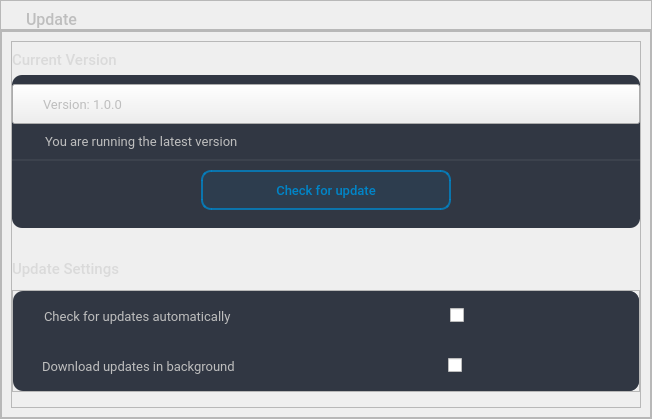
                         <widget class="QWidget" name="update_page">
                          <layout class="QVBoxLayout" name="verticalLayout_41">
                           <property name="spacing">
                            <number>0</number>
                           </property>
                           <property name="leftMargin">
                            <number>0</number>
                           </property>
                           <property name="topMargin">
                            <number>0</number>
                           </property>
                           <property name="rightMargin">
                            <number>0</number>
                           </property>
                           <property name="bottomMargin">
                            <number>0</number>
                           </property>
                           <item>
                            <widget class="QFrame" name="frame_126">
                             <property name="maximumSize">
                              <size>
                               <width>16777215</width>
                               <height>50</height>
                              </size>
                             </property>
                             <property name="font">
                              <font>
                               <pointsize>10</pointsize>
                              </font>
                             </property>
                             <property name="frameShape">
                              <enum>QFrame::StyledPanel</enum>
                             </property>
                             <property name="frameShadow">
                              <enum>QFrame::Raised</enum>
                             </property>
                             <layout class="QHBoxLayout" name="horizontalLayout_66">
                              <property name="leftMargin">
                               <number>25</number>
                              </property>
                              <property name="bottomMargin">
                               <number>0</number>
                              </property>
                              <item>
                               <widget class="QLabel" name="label_34">
                                <property name="font">
                                 <font>
                                  <family>Roboto Medium</family>
                                  <pointsize>12</pointsize>
                                 </font>
                                </property>
                                <property name="styleSheet">
                                 <string notr="true">color: rgb(190, 190, 190);</string>
                                </property>
                                <property name="text">
                                 <string>Update</string>
                                </property>
                               </widget>
                              </item>
                             </layout>
                            </widget>
                           </item>
                           <item>
                            <widget class="QFrame" name="frame_98">
                             <property name="frameShape">
                              <enum>QFrame::StyledPanel</enum>
                             </property>
                             <property name="frameShadow">
                              <enum>QFrame::Raised</enum>
                             </property>
                             <layout class="QHBoxLayout" name="horizontalLayout_50">
                              <property name="spacing">
                               <number>0</number>
                              </property>
                              <property name="leftMargin">
                               <number>0</number>
                              </property>
                              <property name="topMargin">
                               <number>0</number>
                              </property>
                              <property name="rightMargin">
                               <number>0</number>
                              </property>
                              <property name="bottomMargin">
                               <number>0</number>
                              </property>
                              <item>
                               <widget class="QFrame" name="frame_99">
                                <property name="maximumSize">
                                 <size>
                                  <width>320</width>
                                  <height>16777215</height>
                                 </size>
                                </property>
                                <property name="frameShape">
                                 <enum>QFrame::StyledPanel</enum>
                                </property>
                                <property name="frameShadow">
                                 <enum>QFrame::Raised</enum>
                                </property>
                               </widget>
                              </item>
                              <item>
                               <widget class="QFrame" name="frame_100">
                                <property name="minimumSize">
                                 <size>
                                  <width>650</width>
                                  <height>0</height>
                                 </size>
                                </property>
                                <property name="frameShape">
                                 <enum>QFrame::StyledPanel</enum>
                                </property>
                                <property name="frameShadow">
                                 <enum>QFrame::Raised</enum>
                                </property>
                                <layout class="QVBoxLayout" name="verticalLayout_33">
                                 <item>
                                  <widget class="QFrame" name="frame_117">
                                   <property name="frameShape">
                                    <enum>QFrame::StyledPanel</enum>
                                   </property>
                                   <property name="frameShadow">
                                    <enum>QFrame::Raised</enum>
                                   </property>
                                   <layout class="QVBoxLayout" name="verticalLayout_37">
                                    <property name="leftMargin">
                                     <number>0</number>
                                    </property>
                                    <property name="rightMargin">
                                     <number>0</number>
                                    </property>
                                    <item>
                                     <widget class="QLabel" name="label_35">
                                      <property name="maximumSize">
                                       <size>
                                        <width>16777215</width>
                                        <height>30</height>
                                       </size>
                                      </property>
                                      <property name="font">
                                       <font>
                                        <family>Roboto Medium</family>
                                        <pointsize>11</pointsize>
                                       </font>
                                      </property>
                                      <property name="styleSheet">
                                       <string notr="true">color: rgb(218, 218, 218);</string>
                                      </property>
                                      <property name="text">
                                       <string>Current Version</string>
                                      </property>
                                     </widget>
                                    </item>
                                    <item>
                                     <widget class="QFrame" name="frame_118">
                                      <property name="minimumSize">
                                       <size>
                                        <width>0</width>
                                        <height>100</height>
                                       </size>
                                      </property>
                                      <property name="maximumSize">
                                       <size>
                                        <width>16777215</width>
                                        <height>230</height>
                                       </size>
                                      </property>
                                      <property name="styleSheet">
                                       <string notr="true">QFrame{
	background-color: rgb(49, 55, 67);
	border-radius:10px;
}
</string>
                                      </property>
                                      <property name="frameShape">
                                       <enum>QFrame::StyledPanel</enum>
                                      </property>
                                      <property name="frameShadow">
                                       <enum>QFrame::Raised</enum>
                                      </property>
                                      <layout class="QVBoxLayout" name="verticalLayout_38">
                                       <property name="leftMargin">
                                        <number>0</number>
                                       </property>
                                       <property name="rightMargin">
                                        <number>0</number>
                                       </property>
                                       <item>
                                        <widget class="QPushButton" name="pushButton">
                                         <property name="minimumSize">
                                          <size>
                                           <width>0</width>
                                           <height>40</height>
                                          </size>
                                         </property>
                                         <property name="font">
                                          <font>
                                           <family>Roboto</family>
                                           <pointsize>10</pointsize>
                                          </font>
                                         </property>
                                         <property name="layoutDirection">
                                          <enum>Qt::RightToLeft</enum>
                                         </property>
                                         <property name="styleSheet">
                                          <string notr="true">background:none;
color: rgb(190, 190, 190);
text-align:left;
padding-left:50px;
padding-right:30px;</string>
                                         </property>
                                         <property name="text">
                                          <string>Version: 1.0.0</string>
                                         </property>
                                         <property name="icon">
                                          <iconset>
                                           <normaloff>../Reqs/check.png</normaloff>../Reqs/check.png</iconset>
                                         </property>
                                         <property name="iconSize">
                                          <size>
                                           <width>40</width>
                                           <height>40</height>
                                          </size>
                                         </property>
                                        </widget>
                                       </item>
                                       <item>
                                        <widget class="QLabel" name="label_42">
                                         <property name="minimumSize">
                                          <size>
                                           <width>400</width>
                                           <height>0</height>
                                          </size>
                                         </property>
                                         <property name="maximumSize">
                                          <size>
                                           <width>16777215</width>
                                           <height>40</height>
                                          </size>
                                         </property>
                                         <property name="font">
                                          <font>
                                           <family>Roboto</family>
                                           <pointsize>10</pointsize>
                                          </font>
                                         </property>
                                         <property name="styleSheet">
                                          <string notr="true">color: rgb(190, 190, 190);
padding-left:30px;</string>
                                         </property>
                                         <property name="text">
                                          <string>You are running the latest version</string>
                                         </property>
                                         <property name="alignment">
                                          <set>Qt::AlignLeading|Qt::AlignLeft|Qt::AlignTop</set>
                                         </property>
                                        </widget>
                                       </item>
                                       <item>
                                        <widget class="QFrame" name="frame_103">
                                         <property name="styleSheet">
                                          <string notr="true">border-top:2px solid rgba(189, 189, 189, 20);
border-radius:0px;</string>
                                         </property>
                                         <property name="frameShape">
                                          <enum>QFrame::StyledPanel</enum>
                                         </property>
                                         <property name="frameShadow">
                                          <enum>QFrame::Raised</enum>
                                         </property>
                                         <layout class="QHBoxLayout" name="horizontalLayout_51">
                                          <item>
                                           <widget class="QPushButton" name="btn_check_update">
                                            <property name="minimumSize">
                                             <size>
                                              <width>100</width>
                                              <height>40</height>
                                             </size>
                                            </property>
                                            <property name="maximumSize">
                                             <size>
                                              <width>250</width>
                                              <height>16777215</height>
                                             </size>
                                            </property>
                                            <property name="font">
                                             <font>
                                              <family>Roboto Medium</family>
                                              <pointsize>10</pointsize>
                                             </font>
                                            </property>
                                            <property name="cursor">
                                             <cursorShape>PointingHandCursor</cursorShape>
                                            </property>
                                            <property name="focusPolicy">
                                             <enum>Qt::NoFocus</enum>
                                            </property>
                                            <property name="styleSheet">
                                             <string notr="true">QPushButton{
	color: rgb(0, 133, 200); 
	border: 2px solid rgba(0, 133, 200, 200); 
	background-color: rgba(0, 133, 200, 20); 
	border-radius : 10px;
}

QPushButton:hover{
	background-color: rgba(0, 133, 200, 10);
	border: 2px solid rgba(0, 133, 200, 170);
}</string>
                                            </property>
                                            <property name="text">
                                             <string>Check for update</string>
                                            </property>
                                           </widget>
                                          </item>
                                         </layout>
                                        </widget>
                                       </item>
                                      </layout>
                                     </widget>
                                    </item>
                                    <item>
                                     <widget class="QLabel" name="label_38">
                                      <property name="minimumSize">
                                       <size>
                                        <width>0</width>
                                        <height>50</height>
                                       </size>
                                      </property>
                                      <property name="maximumSize">
                                       <size>
                                        <width>16777215</width>
                                        <height>30</height>
                                       </size>
                                      </property>
                                      <property name="font">
                                       <font>
                                        <family>Roboto Medium</family>
                                        <pointsize>11</pointsize>
                                       </font>
                                      </property>
                                      <property name="styleSheet">
                                       <string notr="true">color: rgb(218, 218, 218);</string>
                                      </property>
                                      <property name="text">
                                       <string>Update Settings</string>
                                      </property>
                                     </widget>
                                    </item>
                                    <item>
                                     <widget class="QFrame" name="frame_101">
                                      <property name="maximumSize">
                                       <size>
                                        <width>16777215</width>
                                        <height>105</height>
                                       </size>
                                      </property>
                                      <property name="frameShape">
                                       <enum>QFrame::StyledPanel</enum>
                                      </property>
                                      <property name="frameShadow">
                                       <enum>QFrame::Raised</enum>
                                      </property>
                                      <layout class="QVBoxLayout" name="verticalLayout_39">
                                       <property name="spacing">
                                        <number>0</number>
                                       </property>
                                       <property name="leftMargin">
                                        <number>0</number>
                                       </property>
                                       <property name="topMargin">
                                        <number>0</number>
                                       </property>
                                       <property name="rightMargin">
                                        <number>0</number>
                                       </property>
                                       <property name="bottomMargin">
                                        <number>0</number>
                                       </property>
                                       <item>
                                        <widget class="QFrame" name="frame_129">
                                         <property name="minimumSize">
                                          <size>
                                           <width>0</width>
                                           <height>100</height>
                                          </size>
                                         </property>
                                         <property name="maximumSize">
                                          <size>
                                           <width>16777215</width>
                                           <height>100</height>
                                          </size>
                                         </property>
                                         <property name="styleSheet">
                                          <string notr="true">QFrame{
	background-color: rgb(49, 55, 67);
	border-radius:10px;
}
</string>
                                         </property>
                                         <property name="frameShape">
                                          <enum>QFrame::StyledPanel</enum>
                                         </property>
                                         <property name="frameShadow">
                                          <enum>QFrame::Raised</enum>
                                         </property>
                                         <layout class="QVBoxLayout" name="verticalLayout_40">
                                          <property name="spacing">
                                           <number>0</number>
                                          </property>
                                          <property name="leftMargin">
                                           <number>20</number>
                                          </property>
                                          <property name="topMargin">
                                           <number>0</number>
                                          </property>
                                          <property name="rightMargin">
                                           <number>0</number>
                                          </property>
                                          <property name="bottomMargin">
                                           <number>0</number>
                                          </property>
                                          <item>
                                           <widget class="QFrame" name="frame_130">
                                            <property name="frameShape">
                                             <enum>QFrame::StyledPanel</enum>
                                            </property>
                                            <property name="frameShadow">
                                             <enum>QFrame::Raised</enum>
                                            </property>
                                            <layout class="QHBoxLayout" name="horizontalLayout_68">
                                             <property name="leftMargin">
                                              <number>11</number>
                                             </property>
                                             <property name="rightMargin">
                                              <number>50</number>
                                             </property>
                                             <item>
                                              <widget class="QLabel" name="label_39">
                                               <property name="minimumSize">
                                                <size>
                                                 <width>400</width>
                                                 <height>0</height>
                                                </size>
                                               </property>
                                               <property name="maximumSize">
                                                <size>
                                                 <width>16777215</width>
                                                 <height>40</height>
                                                </size>
                                               </property>
                                               <property name="font">
                                                <font>
                                                 <family>Roboto</family>
                                                 <pointsize>10</pointsize>
                                                </font>
                                               </property>
                                               <property name="styleSheet">
                                                <string notr="true">color: rgb(190, 190, 190);</string>
                                               </property>
                                               <property name="text">
                                                <string>Check for updates automatically</string>
                                               </property>
                                              </widget>
                                             </item>
                                             <item>
                                              <widget class="PyToggle" name="checkBox_12">
                                               <property name="text">
                                                <string/>
                                               </property>
                                              </widget>
                                             </item>
                                            </layout>
                                           </widget>
                                          </item>
                                          <item>
                                           <widget class="QFrame" name="frame_131">
                                            <property name="frameShape">
                                             <enum>QFrame::StyledPanel</enum>
                                            </property>
                                            <property name="frameShadow">
                                             <enum>QFrame::Raised</enum>
                                            </property>
                                            <layout class="QHBoxLayout" name="horizontalLayout_69">
                                             <property name="rightMargin">
                                              <number>50</number>
                                             </property>
                                             <item>
                                              <widget class="QLabel" name="label_40">
                                               <property name="minimumSize">
                                                <size>
                                                 <width>400</width>
                                                 <height>0</height>
                                                </size>
                                               </property>
                                               <property name="maximumSize">
                                                <size>
                                                 <width>16777215</width>
                                                 <height>40</height>
                                                </size>
                                               </property>
                                               <property name="font">
                                                <font>
                                                 <family>Roboto</family>
                                                 <pointsize>10</pointsize>
                                                </font>
                                               </property>
                                               <property name="styleSheet">
                                                <string notr="true">color: rgb(190, 190, 190);</string>
                                               </property>
                                               <property name="text">
                                                <string>Download updates in background</string>
                                               </property>
                                              </widget>
                                             </item>
                                             <item>
                                              <widget class="PyToggle" name="checkBox_13">
                                               <property name="text">
                                                <string/>
                                               </property>
                                              </widget>
                                             </item>
                                            </layout>
                                           </widget>
                                          </item>
                                         </layout>
                                        </widget>
                                       </item>
                                      </layout>
                                     </widget>
                                    </item>
                                    <item>
                                     <widget class="QFrame" name="frame_102">
                                      <property name="frameShape">
                                       <enum>QFrame::StyledPanel</enum>
                                      </property>
                                      <property name="frameShadow">
                                       <enum>QFrame::Raised</enum>
                                      </property>
                                     </widget>
                                    </item>
                                   </layout>
                                  </widget>
                                 </item>
                                </layout>
                               </widget>
                              </item>
                              <item>
                               <widget class="QFrame" name="frame_134">
                                <property name="maximumSize">
                                 <size>
                                  <width>320</width>
                                  <height>16777215</height>
                                 </size>
                                </property>
                                <property name="frameShape">
                                 <enum>QFrame::StyledPanel</enum>
                                </property>
                                <property name="frameShadow">
                                 <enum>QFrame::Raised</enum>
                                </property>
                               </widget>
                              </item>
                             </layout>
                            </widget>
                           </item>
                          </layout>
                         </widget>
